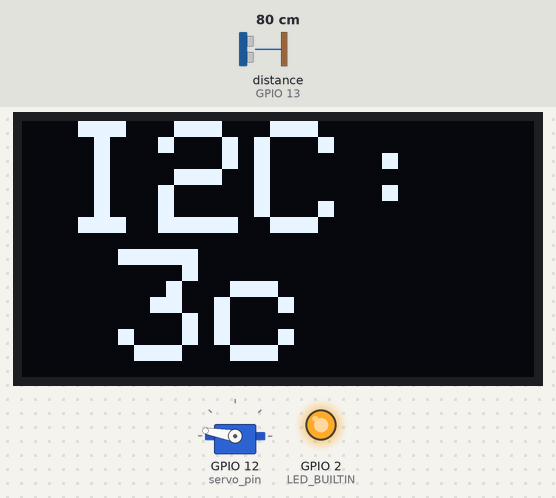
The program below on a simulated ESP8266 (Wemos D1 mini). On the bench: servo, 128×64 one-colour display, output pins drawn as LEDs (lit = HIGH, except the on-board LED, lit = LOW). Wiring (inferred from the names in the program): ultrasonic range finder: trigger GPIO 14; echo GPIO 13. The test bench sets the inputs (shaded band); at power-on: distance to the obstacle (sensor on GPIO 13) 80 cm. The echo pulse lasts 58.3 µs per cm; the display library's start-up logo is not drawn; pins used as bus, display or sensor lines are not drawn; what the program prints to the serial monitor is not drawn.

Above: at 6.0 s.
At 16.6 s:
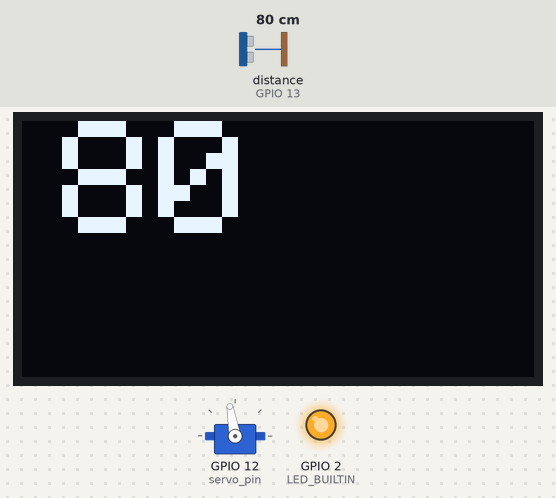
16.7 s: distance to the obstacle (sensor on GPIO 13) set to 2 cm
At 20.05 s:
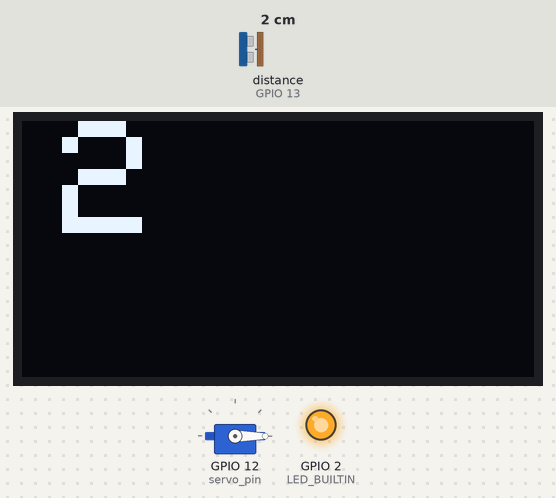
At 25.1 s:
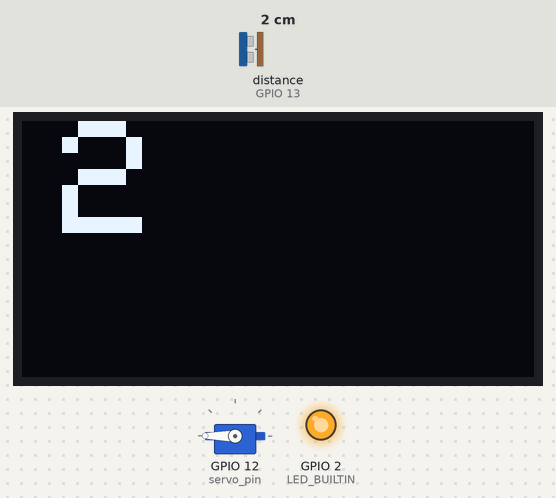
Timing chart, 0 to 25.5 s (numbered marks = the images above; inputs shaded):
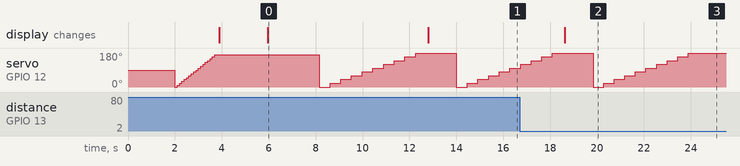

Measured:
- after the input at 16.7 s, the display: changes after 1.9 s (image 2)
- what the display in image 0 shows lasts 6.8 s, from 6.0 s to 12.8 s

The program:

main.cpp
```cpp
#include <Servo.h>
#include <Wire.h>
#include <Adafruit_SSD1306.h>
#include <Radar.h>


// PINS
// GPIO5 (D1) & GPIO4 (D2) are dedicated to I2C,
// connected through WEMOS to the display
int servo_pin = 12; // D6
int echoPin = 13; // Echo Pin (D7)
int trigPin = 14; // Trigger Pin (D5)
int pos = 0;    // variable to store the servo position

// GPIO 2 (D4) is onboard LED and optional board LED

int start_angle = 0;
int end_angle = 180 ;
int angle_step = 20;

int OLED_text_size = 4 ;


byte oled_i2c_addr = 0x3c;

// Reset pin not used but needed for library
#define OLED_RESET -1  // 4
Adafruit_SSD1306 display(OLED_RESET);

  Radar MyRadar;


// *** Function headers ***
Servo servo_base;  // create servo object to control a servo
int I2C_scanner(byte _dev); // scan I2C and return fist device found
int ultrasinic_measure();
int move_servo_and_read(int _pos);
int radar_search(int _min_pos, int _max_pos, int _step);
void display_scroll_text(char *msg);

// ** SETUP ***
void setup() {
  Serial.begin(9600);
  Wire.begin(); // for I2C
  Serial.println("Staring setup");

  MyRadar.start_angle = start_angle;
  MyRadar.end_angle   = end_angle;
  MyRadar.angle_step  = angle_step;

  pinMode(LED_BUILTIN, OUTPUT);
  pinMode(trigPin, OUTPUT);
  pinMode(echoPin, INPUT);

  MyRadar.us_echoPin = echoPin;
  MyRadar.us_trigPin = trigPin;

  MyRadar.servo_base.attach(servo_pin);
  //servo_base.attach(servo_pin);  // attaches the servo on pin 9
  delay(2000); // for debug, to allow time to open terminal

  // test servo
  Serial.print("testing servo....");
  MyRadar.test_servo();
  Serial.print("   Done testing servo");

  Serial.print("Searching for Oled display on I2C. device: ");
  Serial.println(oled_i2c_addr, HEX);
  int i2C_dev = I2C_scanner(oled_i2c_addr); // the 3C Hex is 60 Dec.

  if (i2C_dev==0) {
    Serial.println("ERROR: ***** no I2C devices ");
  }
  else {
    Serial.print("OK, I2C device found: ");
    Serial.println(i2C_dev, HEX);
  } // of IF

  display.begin(SSD1306_SWITCHCAPVCC, 0x3C);
  display.display();
  delay(2000);
  display.clearDisplay();

  char to_disp[100];
  if (i2C_dev==0) {
    sprintf(to_disp,"No I2C");
  }
  else {
    sprintf(to_disp,"I2C: %x",i2C_dev);
  }
  display_scroll_text(to_disp);

  Serial.print("SSD1306_LCDHEIGHT: ");
  Serial.println(SSD1306_LCDHEIGHT);
  Serial.print("display.width() ");
  Serial.println(display.width());
  Serial.print("display.height() ");
  Serial.println(display.height());
  delay(2000);

} // of setup

// *** LOOP ***
void loop() {
  //int min_dist_1;
  //int min_pos_1;

  digitalWrite(LED_BUILTIN, LOW); // led ON
  MyRadar.radar_search(start_angle , end_angle, angle_step);
  Serial.print(MyRadar.min_dist);
  Serial.print(" / ");
  Serial.println(MyRadar.min_dist_pos);

  char to_disp[100];
  char dist_str[10];

  strcpy(to_disp, "");

/*
  if (MyRadar.min_dist > 100 ) {
    strcpy(to_disp, " "); // make the nu,bers aligned on the display
  }
  else if (MyRadar.min_dist > 10 ) {
    strcpy(to_disp, "  ");
  }
  else {
    strcpy(to_disp, "   ");
  }
  */
  int len = strlen(to_disp);
  Serial.print("to_disp length 1 : ");
  Serial.println(len);


  itoa(MyRadar.min_dist, dist_str , 10);
  len = strlen(dist_str);
  Serial.print("dist_str length 1 : ");
  Serial.println(len);


  //min_dist_1 = MyRadar.min_dist;
  //min_pos_1 = MyRadar.min_dist_pos;
  Serial.print("Dist_str: ");
  Serial.println(dist_str);

  //strcat(to_disp,"dist: ");
  //Serial.println(to_disp);
  strcat(to_disp,dist_str);
  //Serial.println(to_disp);
  len = strlen(to_disp);
  Serial.print("to_disp length 2 : ");
  Serial.println(len);

  display_scroll_text(to_disp);
  delay(1000);

  return;


  digitalWrite(LED_BUILTIN, HIGH); // led OFF
  int measured_dist = radar_search(start_angle , end_angle, angle_step); // search between 0 and 180
  //char dist_str [10];
  //char to_disp[100];
  itoa(measured_dist, dist_str , 10);
  strcat(to_disp,"dist: ");
  strcat(to_disp,dist_str);
  Serial.println(to_disp);
  Serial.println(to_disp);
  delay(1000);
return;
 //sprintf(to_disp,measured_dist);
  display_scroll_text(to_disp);

  delay(2500);
  digitalWrite(LED_BUILTIN, LOW); // led ON
 } // of loop

// ************************************************
int move_servo_and_read(int _pos) {
  servo_base.write(_pos);
  delay(15); // waits 15ms for the servo to reach the position
  return ultrasinic_measure();
} // of move_servo_and_read

// ************************************************
int radar_search(int _min_pos, int _max_pos, int _step) {
  // int step = 10; // amount pf steps each move of servo (out of 180)
  int min_dist = 9999;
  int min_dist_pos = 9999;

   for (pos = _min_pos; pos <= _max_pos; pos += _step) { // in degrees, 1-180
    int dist = move_servo_and_read(pos);
    if (dist < min_dist) {
      min_dist = dist;
      min_dist_pos = pos;
      } // of if
    Serial.print("Distance/POs is: ");
    Serial.print(dist);
    Serial.print(" / ");
    Serial.println(pos);
    delay(250);
    } // of for pos loop

  Serial.print(" Minimal distance/Pos: ");
  Serial.print(min_dist);
  Serial.print(" / ");
  Serial.println(min_dist_pos);

  return(min_dist);

} // radar_search

// ************************************************
int ultrasinic_measure() {
  long duration, distance; // Duration used to calculate distance
  digitalWrite(trigPin, LOW);
  delayMicroseconds(2);
  digitalWrite(trigPin, HIGH);
  delayMicroseconds(10);
  digitalWrite(trigPin, LOW);
  duration = pulseIn(echoPin, HIGH);
  //Calculate the distance (in cm) based on the speed of sound.
  distance = duration/58.2;
  //Serial.println(distance);
  //Delay 50ms before next reading.
  delay(50);
  return distance;
} // ultrasinic_measure

// ************************************************
int I2C_scanner(byte _dev) {
  // returns with first found device
  byte count = 0;
  int i2c_found = 0;
  Serial.print("Searching for : ");
  Serial.println(_dev);

   if (_dev != 0 ) {
     // search for a specific I2C device
     Wire.beginTransmission(_dev);
    if (Wire.endTransmission() == 0) {
      Serial.print("Found I2C Device: ");
      Serial.print(" (0x");
      Serial.print(_dev, HEX);
      Serial.println(")");
      i2c_found = _dev;
      return i2c_found;
      }
   }
   // if _dev ==0 - search all I2C bus

  // Wire.begin();
  for (byte i = 8; i < 120; i++)
  {

    Wire.beginTransmission(i);
    if (Wire.endTransmission() == 0) {
      Serial.print("Found I2C Device: ");
      Serial.print(" (0x");
      Serial.print(i, HEX);
      Serial.println(")");
      i2c_found = i;
      return i2c_found;
      count++;
      }
    else {
      //Serial.print(".. ");
      //Serial.print(i, HEX);
      //Serial.print(".. ");
      }
      delay(100);
  } // of for loop
  //Serial.print("\r\n");
  //Serial.print("Finish I2C scanner, found ");
  //Serial.print(count, HEX);
  //Serial.println(" Device(s).");
  return i2c_found;
} // of I2C_scanner

// ************************************************
void display_scroll_text(char *msg) {
  display.clearDisplay();

  display.setTextSize(OLED_text_size); // Draw 2X-scale text
  display.setTextColor(WHITE,BLACK );
  display.setCursor(10, 0);
  display.println(msg);
  display.display();      // Show initial text
  delay(200);

} // of display_scroll_text
```

Radar.h
```cpp
#include <Adafruit_SSD1306.h>

struct Radar_packet
{
  int pos;
  int min_dist;
  };


class Radar
{
  //#define OLED_RESET -1  //4

  public:
    int servo_pin;    // WEMOS pin dedicated for servo
    int start_angle;  // starting angle
    int end_angle;    // end angle
    int angle_step;         // servo step in angles (from 0 to 180)
    int us_trigPin;
    int us_echoPin;
    int min_dist = 9999;
    int min_dist_pos = 9999;

    Servo servo_base;  // create servo object to control a servo
    Radar_packet radar_packet;

  void test_servo() {
    for (int i=0;i<180;i+=10) {
      Serial.print(".. pos is: ");
      Serial.print(i);
      servo_base.write(i);
      delay(100);
    } // end of for loop

  } // end of test_servo


  int move_servo_and_read(int _pos) {
    int loc_dist = 9999;
    servo_base.write(_pos);
    delay(150); // waits 15ms for the servo to reach the position
    loc_dist = ultrasinic_measure();
    //Serial.print("in debug A, dist: ");
    //Serial.println(loc_dist);
    return(loc_dist);
  } // of move_servo_and_read

  // **** Radar Search ***
  void radar_search(int _min_pos, int _max_pos, int _step) {
    // int step = 10; // amount pf steps each move of servo (out of 180)
    int loc_min_dist = 9999;
    int loc_min_dist_pos = 9999;
    //Radar_packet loc_packet;

    Serial.println();
    Serial.print("Distance/POs is: ");
    for (int pos = _min_pos; pos <= _max_pos; pos += _step) { // in degrees, 1-180
      int dist = move_servo_and_read(pos);
      if (dist < loc_min_dist) {
        loc_min_dist = dist;
        loc_min_dist_pos = pos;
        } // of if

      Serial.print(dist);
      //Serial.print(" / ");
      //Serial.print(pos);
      Serial.print(" ... ");
      delay(250);
      } // of for pos loop

    Serial.println("");
    Serial.print(" Minimal distance/Position: ");
    Serial.print(loc_min_dist);
    Serial.print(" / ");
    Serial.println(loc_min_dist_pos);
    min_dist = loc_min_dist;
    min_dist_pos = loc_min_dist_pos;

} // radar_search


// ************************************************
int ultrasinic_measure() {
  long duration, distance; // Duration used to calculate distance
  digitalWrite(us_trigPin, LOW);
  delayMicroseconds(2);
  digitalWrite(us_trigPin, HIGH);
  delayMicroseconds(10);
  digitalWrite(us_trigPin, LOW);
  duration = pulseIn(us_echoPin, HIGH);
  //Serial.println("dist debug trig/echo/duration");
  //Serial.println(us_trigPin);
  //Serial.println(us_echoPin);
  //Serial.println(duration);

  //Calculate the distance (in cm) based on the speed of sound.
  distance = duration/58.2;
  //Serial.println(distance);
  //Delay 50ms before next reading.
  delay(50);
  return distance;
} // ultrasinic_measure


}; // of Radar class
```
